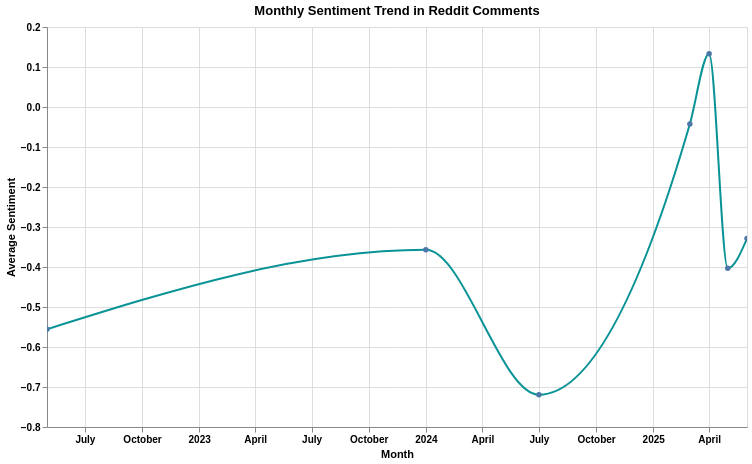

The specification (Vega-Lite) saved for this image:
### Vega-Lite specification from a JSON file in a GitHub repository (floating-point values rounded to 4 significant figures)
{"$schema": "https://vega.github.io/schema/vega-lite/v5.20.1.json", "config": {"view": {"continuousHeight": 300, "continuousWidth": 300}}, "data": {"name": "data-87f6369d2f5549b7ef0805134fdaf3d2"}, "datasets": {"data-87f6369d2f5549b7ef0805134fdaf3d2": [{"YearMonth": "2022-05-01T00:00:00", "count": 9, "mean_sentiment": -0.5556}, {"YearMonth": "2024-01-01T00:00:00", "count": 42, "mean_sentiment": -0.3571}, {"YearMonth": "2024-07-01T00:00:00", "count": 57, "mean_sentiment": -0.7193}, {"YearMonth": "2025-03-01T00:00:00", "count": 47, "mean_sentiment": -0.04255}, {"YearMonth": "2025-04-01T00:00:00", "count": 15, "mean_sentiment": 0.1333}, {"YearMonth": "2025-05-01T00:00:00", "count": 429, "mean_sentiment": -0.4033}, {"YearMonth": "2025-06-01T00:00:00", "count": 538, "mean_sentiment": -0.329}]}, "encoding": {"tooltip": [{"field": "YearMonth", "title": "Month", "type": "temporal"}, {"field": "mean_sentiment", "title": "Average Sentiment", "type": "quantitative"}, {"field": "count", "title": "Number of Comments", "type": "quantitative"}], "x": {"axis": {"labelFontWeight": "bold", "titleFontWeight": "bold"}, "field": "YearMonth", "title": "Month", "type": "temporal"}, "y": {"axis": {"labelFontWeight": "bold", "titleFontWeight": "bold"}, "field": "mean_sentiment", "title": "Average Sentiment", "type": "quantitative"}}, "height": 400, "mark": {"color": "#0a9396", "interpolate": "monotone", "point": true, "type": "line"}, "params": [{"bind": "scales", "name": "param_9", "select": {"encodings": ["x", "y"], "type": "interval"}}], "title": "Monthly Sentiment Trend in Reddit Comments", "width": 700}
